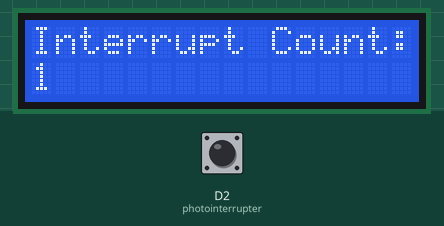
Bench run of a program on a simulated CircuitPython board. Parts: 16×2 character LCD. The test bench sets the inputs (shaded band); at power-on: D2 (photointerrupter) HIGH. Library files of the repository ran but are not shown: lcd.py, i2c_pcf8574_interface.py; what the program prints to the serial console is not drawn.

Above: at 4.6 s.
4.7 s: D2 (photointerrupter) pulled LOW for 0.15 s
7.8 s: D2 (photointerrupter) pulled LOW for 1 s
11.8 s: D2 (photointerrupter) pulled LOW for 0.15 s
At 12.9 s:
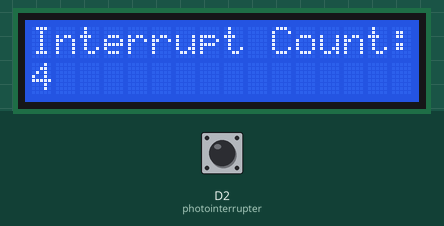
13.6 s: D2 (photointerrupter) pulled LOW for 1 s
At 17.2 s:
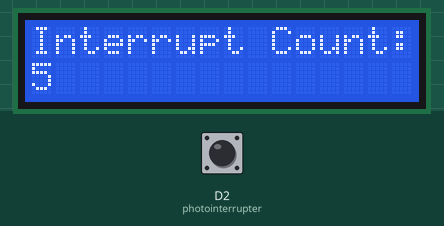
Timing chart, 0 to 18.6 s (numbered marks = the images above; inputs shaded):
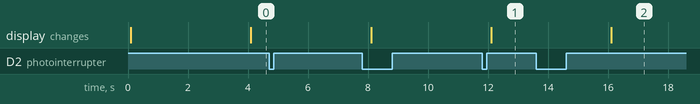

The program:

Photointerrupters.py
```python
import time # Used for delay values
import digitalio # Digitalio allows us to use 1 and 0 values for photointerrupter
from lcd.lcd import LCD
import board
from lcd.i2c_pcf8574_interface import I2CPCF8574Interface # Import LCD interface

interrupt_counter = 0 # Makes a counter for how many times photointerrupter is interrupted

lcd = LCD(I2CPCF8574Interface(board.I2C(),0x27),num_rows=2,num_cols=16)

photointerrupter=digitalio.DigitalInOut(board.D2) # Set up photointerrupter on Pin 2
photointerrupter.direction = digitalio.Direction.INPUT # Set up photointerrupter as input
photointerrupter.pull = digitalio.Pull.UP # Use internal pull-up resistor
photointerrupter_state = 0 # Set photointerrupter_state as None for now

now = time.monotonic() # Time in seconds since power on

lcd.set_cursor_pos(0,0) # Sets LCD to specific position
lcd.print("Interrupt Count:")
lcd.set_cursor_pos(1,0) # Sets LCD to 2nd row
lcd.print(str(interrupt_counter))

while True:
    if (now + 4) < time.monotonic(): # If 4 seconds elapses

        print("done")
        now = time.monotonic()
        lcd.set_cursor_pos(0,0) # Repeats line 18-21 with updated interrupt_counter value
        lcd.print("Interrupt Count:")
        lcd.set_cursor_pos(1,0)
        lcd.print(str(interrupt_counter))

    if photointerrupter.value == True:
        if photointerrupter_state == 0: # If photointerrupter interrupted, set photointerrupter_state to "interrupted"

            photointerrupter_state = 1
            interrupt_counter = interrupt_counter + 1 # adds to interrupt count by 1 if photointerrupter was previusly 0

    else:
        photointerrupter_state = 0 # if not covered, photointerrupter_state goes back to 0
```

Measured:
- after the input at 4.7 s, every drawn part: stays the same
- after the input at 11.8 s, the display: changes after 0.30 s (image 1)
- after the input at 13.6 s, the display: changes after 2.5 s (image 2)
